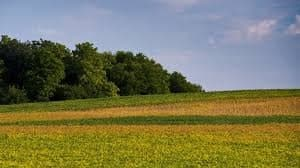
#> input picture lab4/test_images/img1.jpg, 300 x 168 px
$ jupyter execute lab4.ipynb
#> lines starting #> are read from the running program, lines starting #| are printed output that depends on the picture; after the words box and inside, x2 and y2 are one past the last pixel; in counts of white or black regions, pixels touching at a corner belong together
### lab4/functionality.py
import numpy as np
from numpy import ndarray
from numpy.linalg import norm
from sklearn.mixture import GaussianMixture
from scipy.stats import multivariate_normal
from numba import njit

@njit
def get_neighbours(height,width,i,j):

    '''
    Parameters
        height: int
            height of input image
        width: int
            width of input image
        i: int
            number of row
        j: int
            number of column
    Returns
        N: tuple
            neighbours coordinates, neighbours indices, inverse neighbours indices
    calculates neighbours in 4-neighbours system (and inverse indices)
            (i-1,j)
               |
    (i,j-1)--(i,j)--(i,j+1)
               |
            (i+1,j)
    examples:
    >>> get_neighbours(-1,1,1,1)
    Traceback (most recent call last):
    ...
    Exception: height or width is less than zero
    >>> get_neighbours(3,3,-1,-1)
    ([], [], [])
    >>> get_neighbours(3,3,0,0)
    ([[0, 1], [1, 0]], [0, 2], [1, 3])
    >>> get_neighbours(3,3,0,1)
    ([[0, 0], [0, 2], [1, 1]], [1, 0, 2], [0, 1, 3])
    >>> get_neighbours(3,3,1,1)
    ([[1, 0], [1, 2], [0, 1], [2, 1]], [1, 0, 3, 2], [0, 1, 2, 3])
    '''

    if width <= 0 or height <= 0:
        raise Exception('height or width is less than zero')

    # i,j - position of pixel
    # [Left, Right, Up, Down] - order of possible neighbours
    # array of neighbour indices
    nbs = []
    # neighbour indices
    nbs_indices = []
    # inverse neighbour indices
    inv_nbs_indices = []
    # Left
    if 0<=j-1<width-1 and 0<=i<=height-1:
        nbs.append([i,j-1])
        inv_nbs_indices.append(1)
        nbs_indices.append(0)
    # Right
    if 0<j+1<=width-1 and 0<=i<=height-1:
        nbs.append([i,j+1])
        inv_nbs_indices.append(0)
        nbs_indices.append(1)
    # Upper
    if 0<=i-1<height-1 and 0<=j<=width-1:
        nbs.append([i-1,j])
        inv_nbs_indices.append(3)
        nbs_indices.append(2)
    # Down
    if 0<i+1<=height-1 and 0<=j<=width-1:
        nbs.append([i+1,j])
        inv_nbs_indices.append(2)
        nbs_indices.append(3)
    N = (nbs, inv_nbs_indices, nbs_indices)
    return N

@njit(fastmath=True, cache=True)
def diff_iter(height: int, width: int, fi: ndarray, g:ndarray, K:ndarray, Q:ndarray) -> ndarray:
    '''
    Parameters
        height: int
            height of input image
        width: int
            width of input image
        fi: ndarray
            array of potentials
        g: ndarray
            array of binary penalties
        K: ndarray
            label set
        Q: ndarray
            array of unary penalties
    Returns
        fi: ndarray
            updated array of potentials
    calculates one iteration of diffusion
    '''

    # for each pixel of input image
    for i in range(height):
        for j in range(width):
            # defining neighbours pixel (i,j)
            nbs, inv_nbs_indices, nbs_indices = get_neighbours(height, width,i,j)
            len_neighbours = len(nbs)
            k_asterisk = np.full(len_neighbours, -1)
            fi_list = np.full(len_neighbours, np.nan)
            C_t = np.full(len_neighbours, np.nan)
            # for each label in label set
            for k in K:
                # for each neighbour of pixel (i,j)
                for n,[n_i,n_j] in enumerate(nbs):
                    # k*(t`)
                    k_asterisk[n] = np.argmax(g[i,j,nbs_indices[n],k,:] - fi[n_i,n_j,inv_nbs_indices[n],:])
                    # fi(t',t)(k*)
                    fi_list[n] = fi[n_i,n_j,inv_nbs_indices[n],k_asterisk[n] ]
                    if g[i,j,nbs_indices[n],k,k_asterisk[n]] == -np.inf:
                        C_t[n] = -np.inf
                    else:
                        C_t[n] = g[i,j,nbs_indices[n],k,k_asterisk[n]] - fi_list[n]
                #print(C_t)
                C_t_sum = (np.sum(C_t) + Q[i,j,k])/len_neighbours
                # updating potentials
                for n in range(len_neighbours):
                    fi[i,j,nbs_indices[n],k] = C_t[n] - C_t_sum
    return fi

# [35 lines left out: function diffusion, not called in this run]

def update_fi(height,width,fi,g,K,Q,n_iter):
    '''
    Parameters
        height: int
            height of input image
        width: int
            width of input image
        fi: ndarray
            array of potentials
        g: ndarray
            array of binary penalties
        K: ndarray
            label set
        Q: ndarray
            array of unary penalties
        n_iter: int
            number of iteration
    Returns
        fi: ndarray
            updated array of potentials
    updates fi after n_iter iterations
    '''
    n_labels = len(K)
    n_neighbors = 4
    for i in range(n_iter):
        fi = diff_iter(height,width,fi,g,K,Q)
    return fi


# [186 lines left out: functions get_labelling, get_reparametrized_q, get_reparametrized_g, get_g_binary, crossing_out, self_control and 2 more, not called in this run]


def get_gmm_params(img, bbox0, bbox1, bbox2):
    class0 = img[bbox0[0]:bbox0[1], bbox0[2]:bbox0[3]].reshape(-1, 3)
    class1 = img[bbox1[0]:bbox1[1], bbox1[2]:bbox1[3]].reshape(-1, 3)
    class2 = img[bbox2[0]:bbox2[1], bbox2[2]:bbox2[3]].reshape(-1, 3)

    class0_gmm = GaussianMixture(n_components=1).fit(class0)
    class1_gmm = GaussianMixture(n_components=1).fit(class1)
    class2_gmm = GaussianMixture(n_components=1).fit(class2)

    params = (class0_gmm.means_[0], class0_gmm.covariances_[0],
              class1_gmm.means_[0], class1_gmm.covariances_[0],
              class2_gmm.means_[0], class2_gmm.covariances_[0])
    return params


def get_g(height,width,n_labels,beta):
    g = np.zeros((height,width, 4, n_labels, n_labels))
    for k in range(n_labels):
        for k1 in range(n_labels):
            g[..., k, k1] = -beta*(k!=k1)
    return g


def get_q(img, mean0, cov0, mean1, cov1, mean2, cov2):
    height, width = img.shape[:2]
    K = np.array([0,1,2])
    mask01 = multivariate_normal.pdf(img, mean0, cov0) > multivariate_normal.pdf(img, mean1, cov1)
    mask02 = multivariate_normal.pdf(img, mean0, cov0) > multivariate_normal.pdf(img, mean2, cov2)
    mask12 = multivariate_normal.pdf(img, mean1, cov1) > multivariate_normal.pdf(img, mean2, cov2)
    q = np.zeros((height,width, 3))
    q[mask01*mask02] = (K != 0)
    q[(~mask01)*mask12] = (K != 1)
    q[(~mask02)*(~mask12)] = (K != 2)
    return -q

### lab4/lab4.ipynb
[cell 1]
from skimage.io import imread
import matplotlib.pyplot as plt
from functionality import *

[cell 2]
K = np.arange(3)
n_labels = len(K)

[cell 3]
# img1
img = imread('test_images/img1.jpg').astype(int)[...,:3]
height, width, _ = img.shape
#> height = 168; width = 300
plt.axis('off')
plt.imshow(img)

[cell 4]
# img1
beta = 2
bbox0 =   0, 38, 0, width
#> bbox0 = (0, 38, 0, 300)
bbox1 =  50, 100, 0, 160
bbox2 =  100, height, 0, width
#> bbox2 = (100, 168, 0, 300)

[cell 5]
mean0, cov0, mean1, cov1, mean2, cov2 = get_gmm_params(img, bbox2, bbox1, bbox0)
#> mean0 = [133.7, 117.4, 26.66]; cov0 = [[883.9, 537.7, 297.6], [537.7, 460.5, 171.4], [297.6, 171.4, 258.7]]; mean1 = [41.76, 47.51, 23.49]; cov1 = [[1203.2, 1236.3, 1084.5], [1236.3, 1277, 1119.9], [1084.5, 1119.9, 1294]]; mean2 = [142.3, 156.6, 188.1]; cov2 = [[276.4, 225.8, 185.5], [225.8, 211.1, 186], [185.5, 186, 178.4]]
g = get_g(height,width,n_labels,beta)
Q = get_q(img,mean0, cov0, mean1, cov1, mean2, cov2)
#> in get_q, `mask01 = multivariate_normal.pdf(img, mean0, cov0) > multivariate_norm..`:
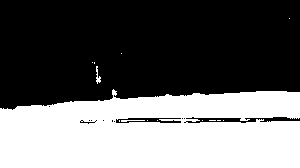
#> mask01: shape (168, 300) bool; 40.7% white; 14 white regions (11 under 20 px), largest, box (x1, y1, x2, y2) and area: (0, 89, 300, 168) 20424, (96, 66, 101, 84) 43, (121, 120, 145, 122) 30
#> in get_q, `mask02 = multivariate_normal.pdf(img, mean0, cov0) > multivariate_norm..`:
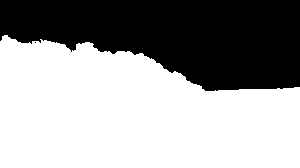
#> mask02: shape (168, 300) bool; 61.4% white; 2 black regions (1 under 20 px), largest, box (x1, y1, x2, y2) and area: (0, 0, 300, 91) 19450
#> in get_q, `mask12 = multivariate_normal.pdf(img, mean1, cov1) > multivariate_norm..`:
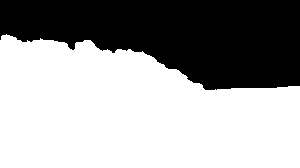
#> mask12: shape (168, 300) bool; 62.4% white; 1 black region, box (x1, y1, x2, y2) and area: (0, 0, 300, 90) 18973
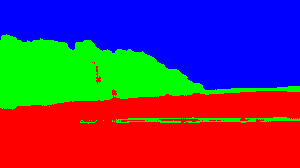
#> Q: shape (168, 300, 3) float64; mean R, G, B -0.593, -0.784, -0.624; drawn with min black and max white

[cell 6]
fi = np.zeros((height,width,4,n_labels))
for _ in range(10**3):
    print(_)
    fi = update_fi(height,width,fi,g,K,Q,10)
    labelling = get_labelling(height, width, g, fi)
    smooth_border, Q  = check_smooth_border(labelling,Q)
    if not smooth_border:
        smooth_border, Q = check_cons(labelling,Q)
    plt.imshow(labelling)
    plt.axis('off')
    plt.show()
    if not smooth_border:
        break

[cell 7]
img = imread('test_images/img2.jpg').astype(int)[...,:3]
height, width, _ = img.shape
plt.axis('off')
plt.imshow(img)

[cell 8]
# img2
beta = 2
bbox0 =  0, 50,0, width
bbox1 =  65, 100, 150, 250
bbox2 =  150, height, 0, width

[cell 9]
mean0, cov0, mean1, cov1, mean2, cov2 = get_gmm_params(img, bbox2, bbox1, bbox0)
g = get_g(height,width,n_labels,beta)
Q = get_q(img,mean0, cov0, mean1, cov1, mean2, cov2)

[cell 10]
fi = np.zeros((height,width,4,n_labels))
for _ in range(10**3):
    print(_)
    fi = update_fi(height,width,fi,g,K,Q,10)
    labelling = get_labelling(height, width, g, fi)
    smooth_border, Q  = check_smooth_border(labelling,Q)
    if not smooth_border:
        smooth_border, Q = check_cons(labelling,Q)
    plt.imshow(labelling)
    plt.axis('off')
    plt.show()
    if not smooth_border:
        break

[cell 11]
img = imread('test_images/img3.jpg').astype(int)[...,:3]
height, width, _ = img.shape
plt.axis('off')
plt.imshow(img)

[cell 12]
# img3
beta = 10
bbox0 =  0, 160,0, width
bbox1 =  160, 335, 0, width
bbox2 =  335, height, 0, width

[cell 13]
mean0, cov0, mean1, cov1, mean2, cov2 = get_gmm_params(img, bbox2, bbox1, bbox0)
g = get_g(height,width,n_labels,beta)
Q = get_q(img,mean0, cov0, mean1, cov1, mean2, cov2)

[cell 14]
fi = np.zeros((height,width,4,n_labels))
for _ in range(10**3):
    print(_)
    fi = update_fi(height,width,fi,g,K,Q,10)
    labelling = get_labelling(height, width, g, fi)
    smooth_border, Q  = check_smooth_border(labelling,Q)
    if not smooth_border:
        smooth_border, Q = check_cons(labelling,Q)
    plt.imshow(labelling)
    plt.axis('off')
    plt.show()
    if not smooth_border:
        break
